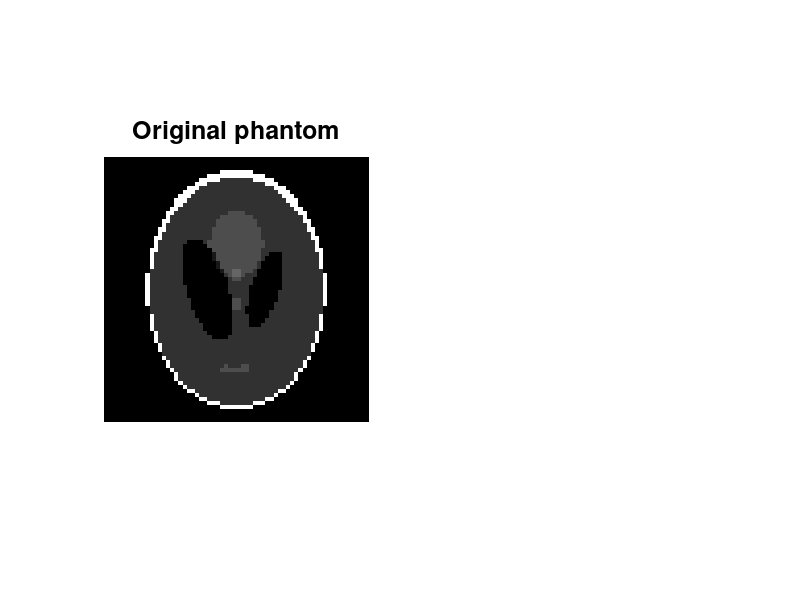

MATLAB code for this plot: (Note: this script raises an error after producing the figure.)
% This simple demo examines if TVAL3 works normally. Please try more demos
% in the "Demos" directory, which would show users what TVAL3 is capable of.
% 
% I: 64x64 phantom (real, two-dimentional)
% A: random matrix without normality and orthogonality (real)
% f: observation with/without noise (real)
%
% Written by: Chengbo Li
% Advisor: Prof. Yin Zhang and Wotao Yin
% CAAM department, Rice University
% 05/21/2009

clear; close all;
%path(path,genpath(pwd));
fullscreen = get(0,'ScreenSize');

% problem size
n = 64;
ratio = .3;
p = n; q = n; % p x q is the size of image
m = round(ratio*n^2);

% sensing matrix
A = rand(m,p*q)-.5;

% original image
I = phantom(n);
nrmI = norm(I,'fro');
figure('Name','TVAL3','Position',...
    [fullscreen(1) fullscreen(2) fullscreen(3) fullscreen(4)]);
subplot(121); imshow(I,[]);
title('Original phantom','fontsize',18); drawnow;

% observation
f = A*I(:);
favg = mean(abs(f));

% add noise
f = f + .00*favg*randn(m,1);


%% Run TVAL3
clear opts
opts.mu = 2^8;
opts.beta = 2^5;
opts.tol = 1E-3;
opts.maxit = 300;
opts.TVnorm = 1;
opts.nonneg = true;

t = cputime;
[U, out] = TVAL3(A,f,p,q,opts);
t = cputime - t;


subplot(122); 
imshow(U,[]);
title('Recovered by TVAL3','fontsize',18);
xlabel(sprintf(' %2d%% measurements \n Rel-Err: %4.2f%%, CPU: %4.2fs ',ratio*100,norm(U-I,'fro')/nrmI*100,t),'fontsize',16);
